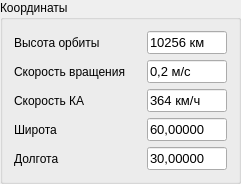
          <widget class="QGroupBox" name="groupBox_3">
           <property name="geometry">
            <rect>
             <x>0</x>
             <y>30</y>
             <width>241</width>
             <height>161</height>
            </rect>
           </property>
           <property name="title">
            <string>Координаты</string>
           </property>
           <layout class="QVBoxLayout" name="verticalLayout_2">
            <item>
             <layout class="QHBoxLayout" name="horizontalLayout_9">
              <item>
               <widget class="QLabel" name="label_5">
                <property name="text">
                 <string>Высота орбиты</string>
                </property>
               </widget>
              </item>
              <item>
               <widget class="QLineEdit" name="lineEditOrbita">
                <property name="sizePolicy">
                 <sizepolicy hsizetype="Minimum" vsizetype="Fixed">
                  <horstretch>0</horstretch>
                  <verstretch>0</verstretch>
                 </sizepolicy>
                </property>
                <property name="maximumSize">
                 <size>
                  <width>80</width>
                  <height>16777215</height>
                 </size>
                </property>
                <property name="font">
                 <font>
                  <pointsize>10</pointsize>
                 </font>
                </property>
                <property name="text">
                 <string>10256 км</string>
                </property>
                <property name="readOnly">
                 <bool>true</bool>
                </property>
               </widget>
              </item>
             </layout>
            </item>
            <item>
             <layout class="QHBoxLayout" name="horizontalLayout_10">
              <item>
               <widget class="QLabel" name="label_8">
                <property name="text">
                 <string>Скорость вращения</string>
                </property>
               </widget>
              </item>
              <item>
               <widget class="QLineEdit" name="lineEditSpeedRotation">
                <property name="sizePolicy">
                 <sizepolicy hsizetype="Minimum" vsizetype="Fixed">
                  <horstretch>0</horstretch>
                  <verstretch>0</verstretch>
                 </sizepolicy>
                </property>
                <property name="maximumSize">
                 <size>
                  <width>80</width>
                  <height>16777215</height>
                 </size>
                </property>
                <property name="font">
                 <font>
                  <pointsize>10</pointsize>
                 </font>
                </property>
                <property name="text">
                 <string>0,2 м/с</string>
                </property>
                <property name="readOnly">
                 <bool>true</bool>
                </property>
               </widget>
              </item>
             </layout>
            </item>
            <item>
             <layout class="QHBoxLayout" name="horizontalLayout_11">
              <item>
               <widget class="QLabel" name="label_6">
                <property name="text">
                 <string>Скорость КА </string>
                </property>
               </widget>
              </item>
              <item>
               <widget class="QLineEdit" name="lineEditSpeedSA">
                <property name="sizePolicy">
                 <sizepolicy hsizetype="Minimum" vsizetype="Fixed">
                  <horstretch>0</horstretch>
                  <verstretch>0</verstretch>
                 </sizepolicy>
                </property>
                <property name="maximumSize">
                 <size>
                  <width>80</width>
                  <height>16777215</height>
                 </size>
                </property>
                <property name="font">
                 <font>
                  <pointsize>10</pointsize>
                 </font>
                </property>
                <property name="text">
                 <string>364 км/ч</string>
                </property>
                <property name="readOnly">
                 <bool>true</bool>
                </property>
               </widget>
              </item>
             </layout>
            </item>
            <item>
             <layout class="QHBoxLayout" name="horizontalLayout_12">
              <item>
               <widget class="QLabel" name="label_11">
                <property name="text">
                 <string>Широта</string>
                </property>
               </widget>
              </item>
              <item>
               <widget class="QLineEdit" name="lineEdit_11">
                <property name="sizePolicy">
                 <sizepolicy hsizetype="Minimum" vsizetype="Fixed">
                  <horstretch>0</horstretch>
                  <verstretch>0</verstretch>
                 </sizepolicy>
                </property>
                <property name="maximumSize">
                 <size>
                  <width>80</width>
                  <height>16777215</height>
                 </size>
                </property>
                <property name="font">
                 <font>
                  <pointsize>10</pointsize>
                 </font>
                </property>
                <property name="text">
                 <string>60,00000</string>
                </property>
                <property name="readOnly">
                 <bool>true</bool>
                </property>
               </widget>
              </item>
             </layout>
            </item>
            <item>
             <layout class="QHBoxLayout" name="horizontalLayout_13">
              <item>
               <widget class="QLabel" name="label_10">
                <property name="text">
                 <string>Долгота</string>
                </property>
               </widget>
              </item>
              <item>
               <widget class="QLineEdit" name="lineEdit_12">
                <property name="sizePolicy">
                 <sizepolicy hsizetype="Minimum" vsizetype="Fixed">
                  <horstretch>0</horstretch>
                  <verstretch>0</verstretch>
                 </sizepolicy>
                </property>
                <property name="maximumSize">
                 <size>
                  <width>80</width>
                  <height>16777215</height>
                 </size>
                </property>
                <property name="font">
                 <font>
                  <pointsize>10</pointsize>
                 </font>
                </property>
                <property name="text">
                 <string>30,00000</string>
                </property>
                <property name="readOnly">
                 <bool>true</bool>
                </property>
               </widget>
              </item>
             </layout>
            </item>
           </layout>
          </widget>
